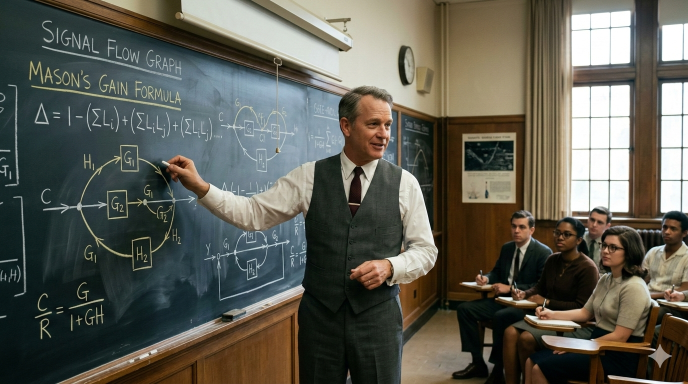
#> input picture course-content/authoring/lessons/1-1/media/raw/sh-01-mason-portrait.png, 1376 x 768 px (shown at 1/2 size)
$ python -i render_figures.py   (imports and definitions only)
#> lines starting #> are read from the running program, lines starting #| are printed output that depends on the picture; after the words box and inside, x2 and y2 are one past the last pixel; in counts of white or black regions, pixels touching at a corner belong together
from __future__ import annotations

import csv
import json
import os
import sys
from pathlib import Path

ROOT = Path('/Users/YW/Documents/Site/act.just.edu.cn')
# [1 line not run here, left out]
LESSON_SCRIPT_DIR = ROOT / '.agents' / 'skills' / 'lesson' / 'scripts'
if str(LESSON_SCRIPT_DIR) not in sys.path:
    sys.path.insert(0, str(LESSON_SCRIPT_DIR))

import matplotlib
# [1 line not run here, left out]
import matplotlib.pyplot as plt
import numpy as np
from PIL import Image
from matplotlib.patches import FancyBboxPatch
from matplotlib.lines import Line2D
from mpl_toolkits.axes_grid1.inset_locator import inset_axes, mark_inset
from root_locus_branch_match import (
    PlotView,
    audit_root_locus,
    load_complex_points_csv,
    load_samples_csv,
    match_root_locus_branches,
    write_matched_csv,
)

matplotlib.rcParams['font.family'] = ['Songti SC', 'Arial Unicode MS', 'DejaVu Sans']
matplotlib.rcParams['axes.unicode_minus'] = False

DATA_DIR = ROOT / 'course-content/authoring/lessons/3-4/media/raw/generated-data'
OUT_DIR = ROOT / 'course-content/authoring/lessons/3-4/media/processed'

X_LIMITS = (-2.35, 0.15)
Y_LIMITS = (-0.55, 0.55)

COLORS = {
    'locus': '#1e4fa8',
    'A': '#1d8b3c',
    'B': '#d55c21',
    'C': '#b22222',
    'split': '#1d8b3c',
    'cross': '#b22222',
}


# [565 lines left out: functions load_root_locus_points, load_markers, load_generalized_markers, load_generalized_root_locus_points, load_bode_data, load_metrics and 14 more, not called in this run]


def flatten_to_white(path: Path) -> Image.Image:
    image = Image.open(path).convert('RGBA')
#> image is the input picture: PIL image 1376x768 RGBA; mean R, G, B, A 93.4, 92.8, 83, 255
    canvas = Image.new('RGBA', image.size, (255, 255, 255, 255))
#> canvas: PIL image 1376x768 RGBA; every value is 255
    canvas.alpha_composite(image)
    return canvas.convert('RGB')


def trim_white_margins(path: Path, padding: int = 12) -> None:
    image = flatten_to_white(path)
    array = np.asarray(image)
    mask = np.any(array < 245, axis=2)
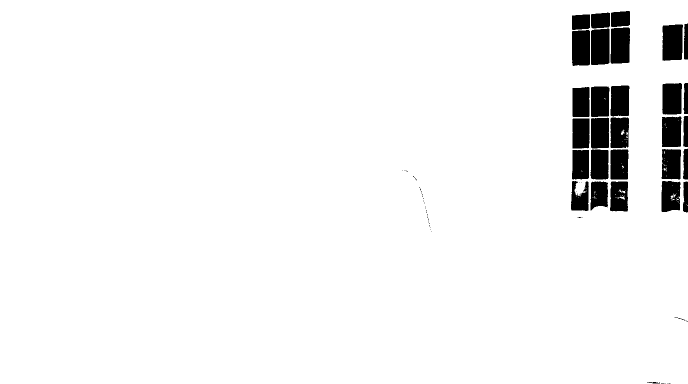
#> mask: shape (768, 1376) bool (shown at 1/2 size); 95.3% white; 68 black regions (38 under 20 px), largest, box (x1, y1, x2, y2) and area: (1325, 49, 1366, 122) 2792, (1221, 55, 1260, 128) 2658, (1182, 57, 1219, 130) 2603
    coords = np.argwhere(mask)
#> coords = 1007467 pairs, first value 0 to 767, second value 0 to 1375
    if coords.size == 0:
        image.save(path)
        return

    top, left = coords.min(axis=0)
#> top = 0; left = 0
    bottom, right = coords.max(axis=0)
#> bottom = 767; right = 1375
    top = max(top - padding, 0)
    left = max(left - padding, 0)
    bottom = min(bottom + padding + 1, image.height)
#> bottom = 768
    right = min(right + padding + 1, image.width)
#> right = 1376
    image.crop((left, top, right, bottom)).save(path)


# [29 lines left out: function main, not called in this run]


# [2 lines not run here, left out]

>>> result = trim_white_margins('../../../1-1/media/raw/sh-01-mason-portrait.png')
